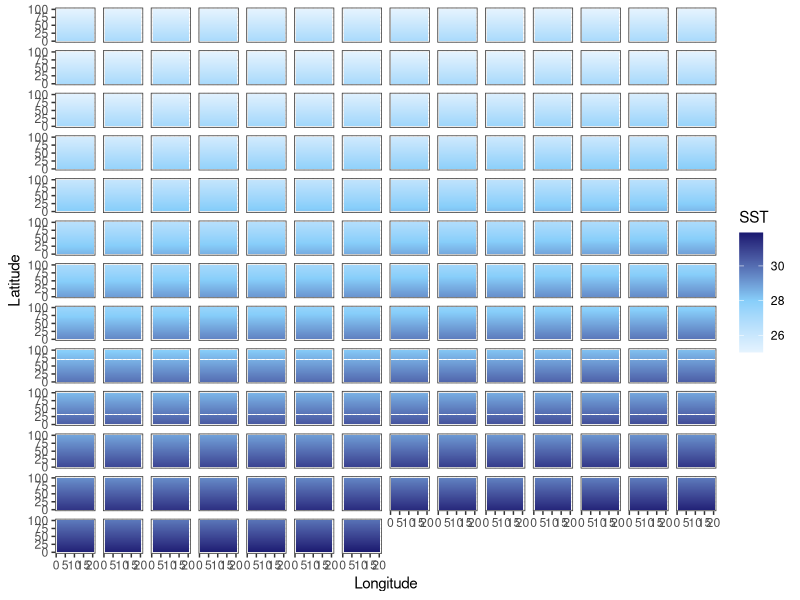
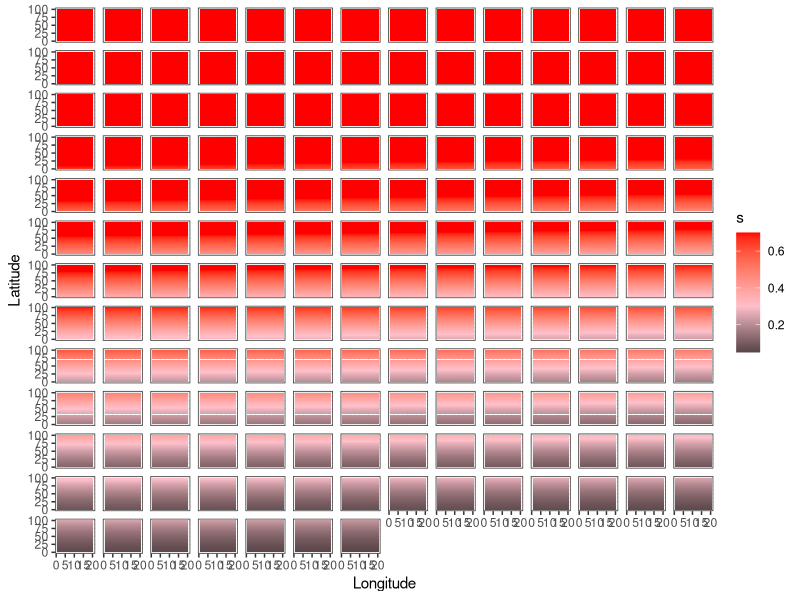
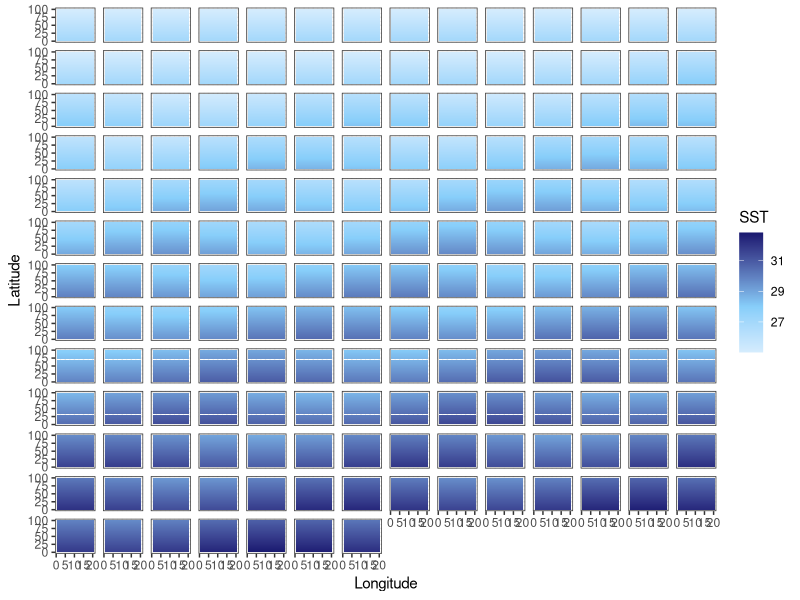
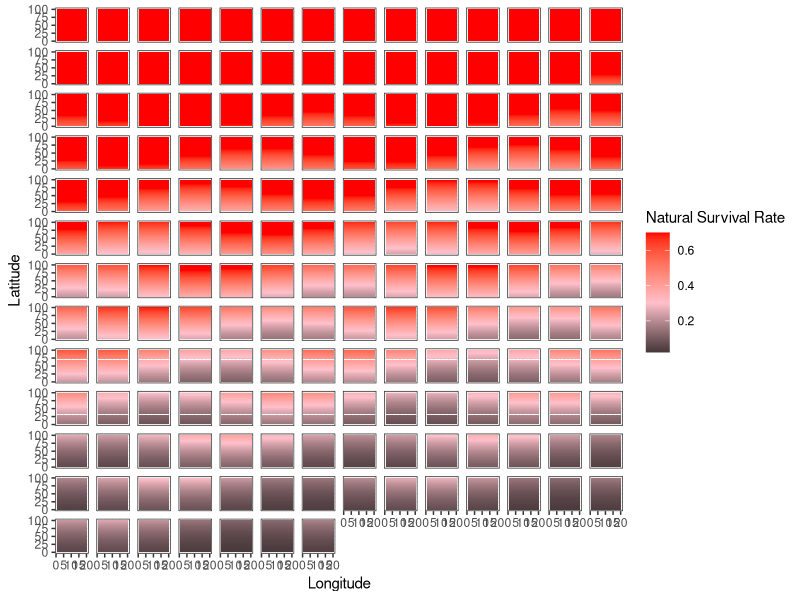
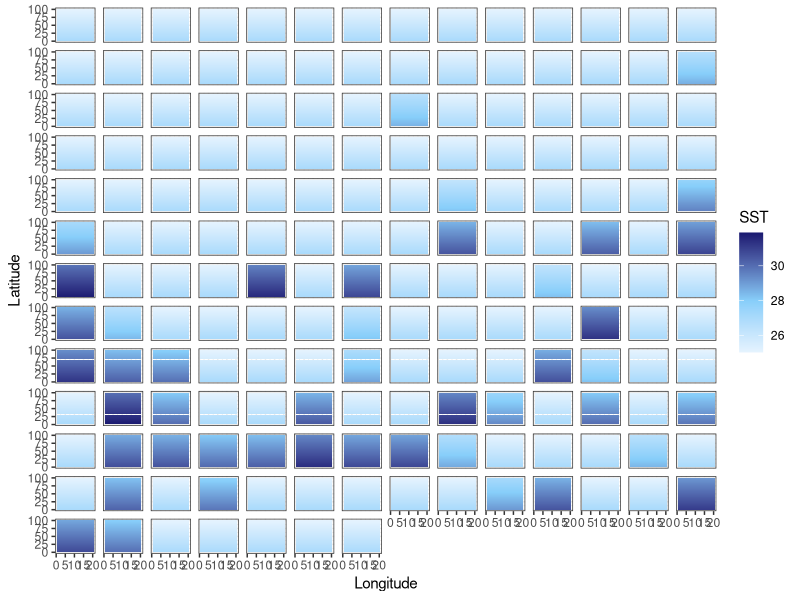
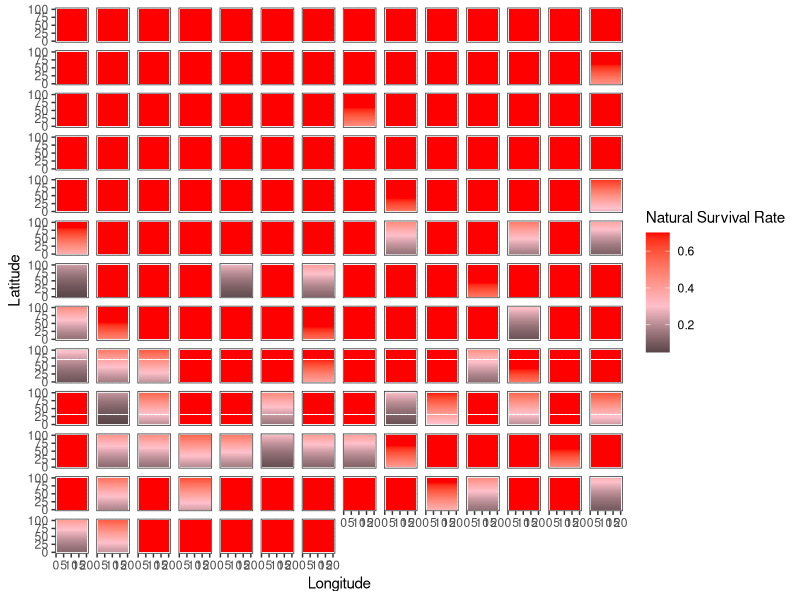
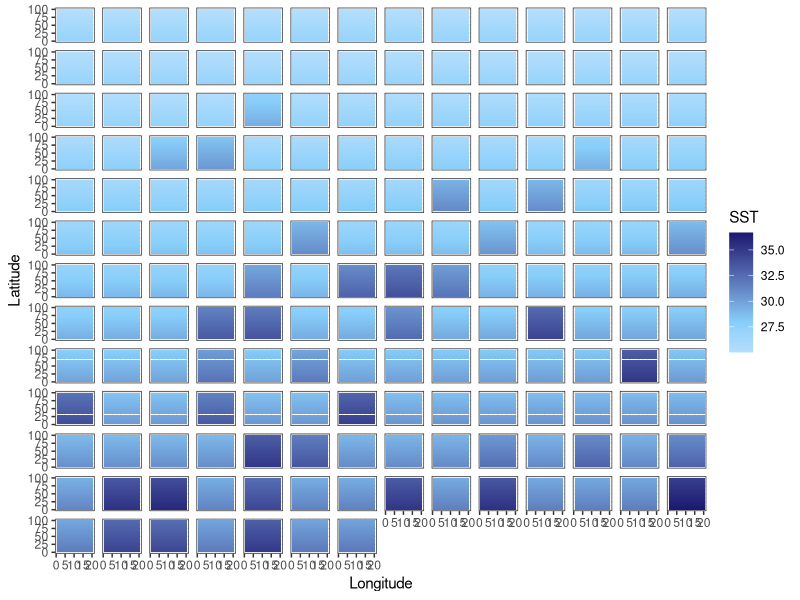
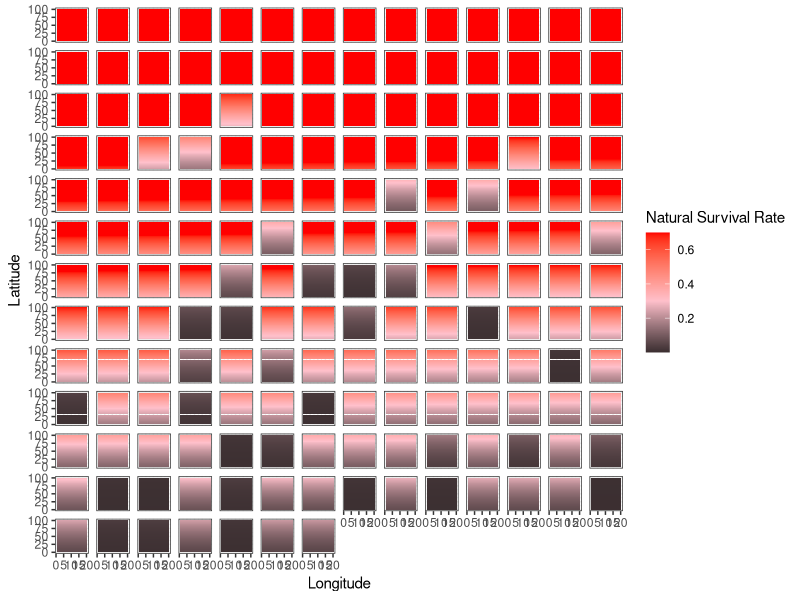

These figures' R source, in order:
library(tidyverse)
library(here)

addTaskCallback(function(...) {set.seed(42);TRUE})
options(warn=-1)

years = 175
NS.patches = 100
EW.patches = 20
opt.temp = 25

calc_temp_mortality <- function(SST, opt.temp, temp.range, s) {
  nat.m = array(0, c(nrow(SST), ncol(SST)))
  m = 1 - exp((-(SST[,] - opt.temp)^2)/(temp.range^2)) # temperature based mortality function from Walsworth et al.
  m = 1 - m
  nat.m = ifelse(m > s, s, m)
  return(nat.m)
}

### UNCOMMENT FOR CONSTANT MEAN SHIFT SST
SST.patches.mean <- array(opt.temp, c(NS.patches, EW.patches, years))
start_SST = (opt.temp) + NS.patches*0.02

for (i in 1:25) {
  SST = start_SST
  for (lat in 1:NS.patches) {
    SST.patches.mean[lat,,i] = SST
    SST = SST - 0.02
  }
}

for (i in 26:years) {
  SST = start_SST
  for (lat in 1:NS.patches) {
    SST.patches.mean[lat,,i] = SST
    SST = SST - 0.02
  }
  start_SST = start_SST + 0.033
}

### UNCOMMENT FOR ENSO VARIABLE MEAN SST
SST.patches.enso <- array(opt.temp, c(NS.patches, EW.patches, years))
start_SST = (opt.temp) + NS.patches*0.02

for (i in 1:25) {
  SST = start_SST
  for (lat in 1:NS.patches) {
    SST.patches.enso[lat,,i] = SST
    SST = SST - 0.02
  }
}

t=seq(1,years-25,1)
b = array(0, 25)
change = 0.5*sin(t) + 0.033
enso.value = c(b,change)

for (i in 26:years) {
  SST = start_SST
  for (lat in 1:NS.patches) {
    SST.patches.enso[lat,,i] = SST
    SST = SST - 0.02
  }
  start_SST = start_SST + enso.value[i]
}

### UNCOMMENT FOR SHOCK SST CHANGES
SST.patches.shock <- array(opt.temp, c(NS.patches, EW.patches, years))
start_SST = (opt.temp) + NS.patches*0.02

for (i in 1:25) {
  SST = start_SST
  for (lat in 1:NS.patches) {
    SST.patches.shock[lat,,i] = SST
    SST = SST - 0.02
  }
}

for (i in 26:years) {
  SST = start_SST
  heat_prob = runif(1, 0, 1)
  if ((i < 75 & heat_prob < 0.1) | (i >= 75 & heat_prob < 0.35)) {
    intensity <- runif(1, 1, ifelse(i < 75, 3, 5))
    SST = start_SST + intensity
  } else {
    SST = start_SST
  }
  for (lat in 1:NS.patches) {
    SST.patches.shock[lat,,i] = SST
    SST = SST - 0.02
  }
}

### MEAN SHOCK
SST.patches.mean.shock <- array(opt.temp, c(NS.patches, EW.patches, years))
start_SST = (opt.temp) + NS.patches*0.02

for (i in 1:25) {
  SST = start_SST
  for (lat in 1:NS.patches) {
    SST.patches.mean.shock[lat,,i] = SST
    SST = SST - 0.02
  }
}

for (i in 26:years) {
  heat_prob = runif(1, 0, 1)
  if ((i < 75 & heat_prob < 0.1) | (i >= 75 & heat_prob < 0.35)) {
    intensity <- runif(1, 1, ifelse(i < 75, 3, 5))
    SST = start_SST + intensity
  } else {
    SST = start_SST
  }
  for (lat in 1:NS.patches) {
    SST.patches.mean.shock[lat,,i] = SST
    SST = SST - 0.02
  }
  start_SST = start_SST + 0.033
}

output_df_mean = data.frame() #create dataframe to hold results
output_df_enso = data.frame()
output_df_shock = data.frame()
output_df_mean_shock = data.frame()


# Mean --------------------------------------------------------------------

for(b in 1:years) {
  SSTdf_mean = SST.patches.mean[,,b] %>% 
    as.data.frame() 
  
  SSTdf_mean$lat = c(1:NS.patches)
  SSTdf_mean$year = paste0(b)
  
  output_df_mean = bind_rows(output_df_mean, SSTdf_mean)
}

SSTdf_mean = output_df_mean %>% 
  pivot_longer(V1:V20,
               names_to = "lon",
               values_to = "sst") %>% 
  mutate(lon = case_when(
    lon == "V1" ~ 1,
    lon == "V2" ~ 2,
    lon == "V3" ~ 3,
    lon == "V4" ~ 4,
    lon == "V5" ~ 5,
    lon == "V6" ~ 6,
    lon == "V7" ~ 7,
    lon == "V8" ~ 8,
    lon == "V9" ~ 9,
    lon == "V10" ~ 10,
    lon == "V11" ~ 11,
    lon == "V12" ~ 12,
    lon == "V13" ~ 13,
    lon == "V14" ~ 14,
    lon == "V15" ~ 15,
    lon == "V16" ~ 16,
    lon == "V17" ~ 17,
    lon == "V18" ~ 18,
    lon == "V19" ~ 19,
    lon == "V20" ~ 20
    )) %>% 
  mutate(year = as.numeric(year))

mt = ggplot(SSTdf_mean, aes(lon, lat, fill = sst)) +
  geom_tile() +
  labs(x = "Longitude", y = "Latitude", fill = "SST") +
  theme_bw() +
  scale_fill_gradient2(low = "white", high = "midnightblue", mid = "lightskyblue", midpoint = 28) +
  facet_wrap(~year) + 
  theme(
    strip.background = element_blank(),
    strip.text.x = element_blank())

SSTdf_mean = SSTdf_mean %>% 
  mutate(mortality = 1 - (1 - exp((-(sst - 25)^2)/(4^2)))) %>% 
  mutate(survival = ifelse(mortality > 0.7, 0.7, mortality))

mm = ggplot(SSTdf_mean, aes(lon, lat, fill = survival)) +
  geom_tile() +
  labs(x = "Longitude", y = "Latitude", fill = "s") +
  theme_bw() +
  scale_fill_gradient2(low = "black", high = "red", mid = "pink", midpoint = .3) +
  facet_wrap(~year) + 
  theme(
    strip.background = element_blank(),
    strip.text.x = element_blank())

# ENSO --------------------------------------------------------------------

for(b in 1:years) {
  SSTdf_enso = SST.patches.enso[,,b] %>% 
    as.data.frame() 
  
  SSTdf_enso$lat = c(1:NS.patches)
  SSTdf_enso$year = paste0(b)
  
  output_df_enso = bind_rows(output_df_enso, SSTdf_enso)
}

SSTdf_enso = output_df_enso %>% 
  pivot_longer(V1:V20,
               names_to = "lon",
               values_to = "sst") %>% 
  mutate(lon = case_when(
    lon == "V1" ~ 1,
    lon == "V2" ~ 2,
    lon == "V3" ~ 3,
    lon == "V4" ~ 4,
    lon == "V5" ~ 5,
    lon == "V6" ~ 6,
    lon == "V7" ~ 7,
    lon == "V8" ~ 8,
    lon == "V9" ~ 9,
    lon == "V10" ~ 10,
    lon == "V11" ~ 11,
    lon == "V12" ~ 12,
    lon == "V13" ~ 13,
    lon == "V14" ~ 14,
    lon == "V15" ~ 15,
    lon == "V16" ~ 16,
    lon == "V17" ~ 17,
    lon == "V18" ~ 18,
    lon == "V19" ~ 19,
    lon == "V20" ~ 20
  )) %>% 
  mutate(year = as.numeric(year))

et = ggplot(SSTdf_enso, aes(lon, lat, fill = sst)) +
  geom_tile() +
  labs(x = "Longitude", y = "Latitude", fill = "SST") +
  theme_bw() +
  scale_fill_gradient2(low = "white", high = "midnightblue", mid = "lightskyblue", midpoint = 28) +
  facet_wrap(~year) + 
  theme(
    strip.background = element_blank(),
    strip.text.x = element_blank())

SSTdf_enso = SSTdf_enso %>% 
  mutate(mortality = 1 - (1 - exp((-(sst - 25)^2)/(4^2)))) %>% 
  mutate(survival = ifelse(mortality > 0.7, 0.7, mortality))

em = ggplot(SSTdf_enso, aes(lon, lat, fill = survival)) +
  geom_tile() +
  labs(x = "Longitude", y = "Latitude", fill = "Natural Survival Rate") +
  theme_bw() +
  scale_fill_gradient2(low = "black", high = "red", mid = "pink", midpoint = .3) +
  facet_wrap(~year) + 
  theme(
    strip.background = element_blank(),
    strip.text.x = element_blank())

# shock -------------------------------------------------------------------

for(b in 1:years) {
  SSTdf_shock = SST.patches.shock[,,b] %>% 
    as.data.frame() 
  
  SSTdf_shock$lat = c(1:NS.patches)
  SSTdf_shock$year = paste0(b)
  
  output_df_shock = bind_rows(output_df_shock, SSTdf_shock)
}

SSTdf_shock = output_df_shock %>% 
  pivot_longer(V1:V20,
               names_to = "lon",
               values_to = "sst") %>% 
  mutate(lon = case_when(
    lon == "V1" ~ 1,
    lon == "V2" ~ 2,
    lon == "V3" ~ 3,
    lon == "V4" ~ 4,
    lon == "V5" ~ 5,
    lon == "V6" ~ 6,
    lon == "V7" ~ 7,
    lon == "V8" ~ 8,
    lon == "V9" ~ 9,
    lon == "V10" ~ 10,
    lon == "V11" ~ 11,
    lon == "V12" ~ 12,
    lon == "V13" ~ 13,
    lon == "V14" ~ 14,
    lon == "V15" ~ 15,
    lon == "V16" ~ 16,
    lon == "V17" ~ 17,
    lon == "V18" ~ 18,
    lon == "V19" ~ 19,
    lon == "V20" ~ 20
  )) %>% 
  mutate(year = as.numeric(year))

st = ggplot(SSTdf_shock, aes(lon, lat, fill = sst)) +
  geom_tile() +
  labs(x = "Longitude", y = "Latitude", fill = "SST") +
  theme_bw() +
  scale_fill_gradient2(low = "white", high = "midnightblue", mid = "lightskyblue", midpoint = 28) +
  facet_wrap(~year) + 
  theme(
    strip.background = element_blank(),
    strip.text.x = element_blank())

SSTdf_shock = SSTdf_shock %>% 
  mutate(mortality = 1 - (1 - exp((-(sst - 25)^2)/(4^2)))) %>% 
  mutate(survival = ifelse(mortality > 0.7, 0.7, mortality))

sm = ggplot(SSTdf_shock, aes(lon, lat, fill = survival)) +
  geom_tile() +
  labs(x = "Longitude", y = "Latitude", fill = "Natural Survival Rate") +
  theme_bw() +
  scale_fill_gradient2(low = "black", high = "red", mid = "pink", midpoint = .3) +
  facet_wrap(~year) + 
  theme(
    strip.background = element_blank(),
    strip.text.x = element_blank())


# Mean Shock --------------------------------------------------------------
for(b in 1:years) {
  SSTdf_mean_shock = SST.patches.mean.shock[,,b] %>% 
    as.data.frame() 
  
  SSTdf_mean_shock$lat = c(1:NS.patches)
  SSTdf_mean_shock$year = paste0(b)
  
  output_df_mean_shock = bind_rows(output_df_mean_shock, SSTdf_mean_shock)
}

SSTdf_mean_shock = output_df_mean_shock %>% 
  pivot_longer(V1:V20,
               names_to = "lon",
               values_to = "sst") %>% 
  mutate(lon = case_when(
    lon == "V1" ~ 1,
    lon == "V2" ~ 2,
    lon == "V3" ~ 3,
    lon == "V4" ~ 4,
    lon == "V5" ~ 5,
    lon == "V6" ~ 6,
    lon == "V7" ~ 7,
    lon == "V8" ~ 8,
    lon == "V9" ~ 9,
    lon == "V10" ~ 10,
    lon == "V11" ~ 11,
    lon == "V12" ~ 12,
    lon == "V13" ~ 13,
    lon == "V14" ~ 14,
    lon == "V15" ~ 15,
    lon == "V16" ~ 16,
    lon == "V17" ~ 17,
    lon == "V18" ~ 18,
    lon == "V19" ~ 19,
    lon == "V20" ~ 20
  )) %>% 
  mutate(year = as.numeric(year))

mst = ggplot(SSTdf_mean_shock, aes(lon, lat, fill = sst)) +
  geom_tile() +
  labs(x = "Longitude", y = "Latitude", fill = "SST") +
  theme_bw() +
  scale_fill_gradient2(low = "white", high = "midnightblue", mid = "lightskyblue", midpoint = 28) +
  facet_wrap(~year) + 
  theme(
    strip.background = element_blank(),
    strip.text.x = element_blank())

SSTdf_mean_shock = SSTdf_mean_shock %>% 
  mutate(mortality = 1 - (1 - exp((-(sst - 25)^2)/(4^2)))) %>% 
  mutate(survival = ifelse(mortality > 0.7, 0.7, mortality))

msm = ggplot(SSTdf_mean_shock, aes(lon, lat, fill = survival)) +
  geom_tile() +
  labs(x = "Longitude", y = "Latitude", fill = "Natural Survival Rate") +
  theme_bw() +
  scale_fill_gradient2(low = "black", high = "red", mid = "pink", midpoint = .3) +
  facet_wrap(~year) + 
  theme(
    strip.background = element_blank(),
    strip.text.x = element_blank())


ggsave(mt, file=paste0("mean_temp.pdf"), path = here("04_figs", "climate"), height = 10, width = 15)
ggsave(mm, file=paste0("mean_mortality.pdf"), path = here("04_figs", "climate"), height = 10, width = 15)
ggsave(et, file=paste0("enso_temp.pdf"), path = here("04_figs", "climate"), height = 10, width = 15)
ggsave(em, file=paste0("enso_mortality.pdf"), path = here("04_figs", "climate"), height = 10, width = 15)
ggsave(st, file=paste0("shock_temp.pdf"), path = here("04_figs", "climate"), height = 10, width = 15)
ggsave(sm, file=paste0("shock_mortality.pdf"), path = here("04_figs", "climate"), height = 10, width = 15)
ggsave(mst, file=paste0("mean_shock_temp.pdf"), path = here("04_figs", "climate"), height = 10, width = 15)
ggsave(msm, file=paste0("mean_shock_mortality.pdf"), path = here("04_figs", "climate"), height = 10, width = 15)
